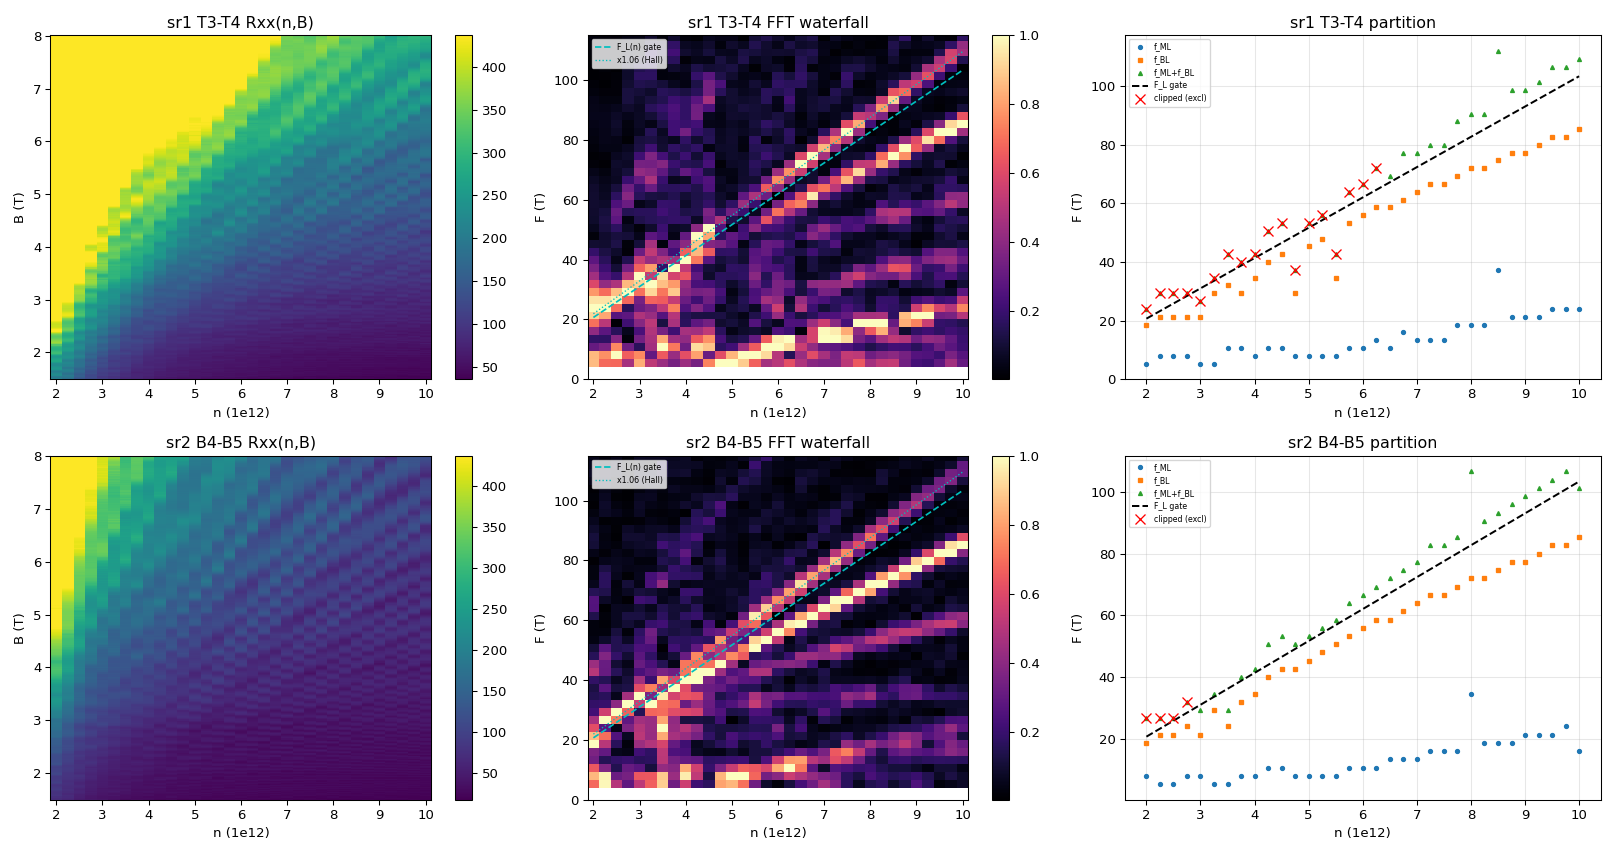

This figure's Python source:
"""Electron fan (run 6) FINAL analysis: per-column SdH FFT -> f_ML(n), f_BL(n) ->
partition-robustness test f_ML+f_BL vs F_L(n), with tightened bands + harmonic screen.
The SdH-based lever-arm lambda = <(f_ML+f_BL)/F_L_gate> is the n-scale upgrade."""
import json, numpy as np, os
import matplotlib; matplotlib.use('Agg'); import matplotlib.pyplot as plt
from hera.analysis import sdh_fft, luttinger_frequency

m = json.load(open('data/6/metadata.json')); ci = {c: i for i, c in enumerate(m['columns'])}
raw = np.loadtxt('data/6/data.tsv.gz'); Ib = m['measurement_config']['bias_voltage'] / m['measurement_config']['bias_resistor']
ns_cm = np.linspace(2e12, 10e12, 33); NN = len(ns_cm); NB = len(raw)//NN
Bvals = raw[:NB*NN, ci['magnet_mag']].reshape(NB, NN)[:, 0]
FLg = luttinger_frequency(ns_cm*1e4)               # F_L from gate n
def grid(c): return (raw[:NB*NN, ci[c]]/Ib).reshape(NB, NN)
R = {'sr1 T3-T4': grid('sr1_X'), 'sr2 B4-B5': grid('sr2_X')}
OVL = 430.0   # overload rail (ohm) -> mark clipped columns
print(f'fan complete: {NB} B-rows x {NN} n-cols, B {Bvals.min():.2f}..{Bvals.max():.2f}T')

def extract(Rg, ONSET=2.0):
    f, spec = sdh_fft(Rg, Bvals, b_range=(ONSET, 8.0), detrend=5, window='hann', nfft=4096, log=False)
    fML = np.full(NN, np.nan); fBL = np.full(NN, np.nan); clip = np.zeros(NN, bool)
    for j in range(NN):
        clip[j] = (Rg[Bvals > 4, j] > OVL).mean() > 0.1     # >10% of high-B pts railed
        S = spec[j]; FL = FLg[j]
        lo = (f > 0.12*FL) & (f < 0.45*FL); hi = (f > 0.55*FL) & (f < 0.92*FL)
        if lo.any() and S[lo].max() > 0.12*S.max(): fML[j] = f[lo][np.argmax(S[lo])]
        if hi.any() and S[hi].max() > 0.12*S.max(): fBL[j] = f[hi][np.argmax(S[hi])]
    return f, spec, fML, fBL, clip

fig, axes = plt.subplots(2, 3, figsize=(17, 9))
summary = {}
for row, (nm, Rg) in enumerate(R.items()):
    f, spec, fML, fBL, clip = extract(Rg)
    fb = (f > 4) & (f < 120)
    # waterfall
    ax = axes[row, 1]
    Sn = spec[:, fb]/spec[:, fb].max(axis=1, keepdims=True)
    im = ax.pcolormesh(ns_cm/1e12, f[fb], Sn.T, shading='auto', cmap='magma'); plt.colorbar(im, ax=ax)
    ax.plot(ns_cm/1e12, FLg, 'c--', lw=1.3, label='F_L(n) gate'); ax.plot(ns_cm/1e12, FLg*1.06, 'c:', lw=1, label='x1.06 (Hall)')
    ax.set_xlabel('n (1e12)'); ax.set_ylabel('F (T)'); ax.set_ylim(0, 115); ax.set_title(f'{nm} FFT waterfall'); ax.legend(fontsize=6)
    # raw map
    ax = axes[row, 0]; im = ax.pcolormesh(ns_cm/1e12, Bvals, np.clip(Rg, 0, 450), shading='auto', cmap='viridis')
    ax.set_xlabel('n (1e12)'); ax.set_ylabel('B (T)'); ax.set_title(f'{nm} Rxx(n,B)'); plt.colorbar(im, ax=ax)
    # partition
    ax = axes[row, 2]
    good = np.isfinite(fML) & np.isfinite(fBL) & ~clip
    ax.plot(ns_cm/1e12, fML, 'o', ms=3, label='f_ML'); ax.plot(ns_cm/1e12, fBL, 's', ms=3, label='f_BL')
    ax.plot(ns_cm/1e12, fML+fBL, '^', ms=3, label='f_ML+f_BL'); ax.plot(ns_cm/1e12, FLg, 'k--', label='F_L gate')
    ax.plot(ns_cm[clip]/1e12, (fML+fBL)[clip], 'rx', ms=7, label='clipped (excl)')
    ax.set_xlabel('n (1e12)'); ax.set_ylabel('F (T)'); ax.set_title(f'{nm} partition'); ax.legend(fontsize=6); ax.grid(alpha=.3)
    if good.sum() >= 4:
        lam = ((fML+fBL)/FLg)[good]
        rb = (fBL/FLg)[good]; rm = (fML/FLg)[good]
        print(f'[{nm}] good cols {good.sum()}/{NN} (clipped {clip.sum()}): '
              f'lambda=(f_ML+f_BL)/F_L_gate = {lam.mean():.3f}+/-{lam.std():.3f} '
              f'| f_BL/F_L {rb.mean():.2f}, f_ML/F_L {rm.mean():.2f} '
              f'| f_ML {np.nanmin(fML[good]):.0f}-{np.nanmax(fML[good]):.0f}T f_BL {np.nanmin(fBL[good]):.0f}-{np.nanmax(fBL[good]):.0f}T')
        summary[nm] = dict(lam=lam.mean(), lamstd=lam.std(), nbl=rb.mean(), nml=rm.mean(), ngood=int(good.sum()))
plt.tight_layout(); plt.savefig('hera_scratch/fan_final.png', dpi=95)
print('saved hera_scratch/fan_final.png')
print('PARTITION: lambda~const across n (low std) AND ~1.0-1.1 => f_ML+f_BL=F_L holds => ABA.')
print('A single tone at F_L (f_BL/F_L~1, no f_ML) would be ABC.')
